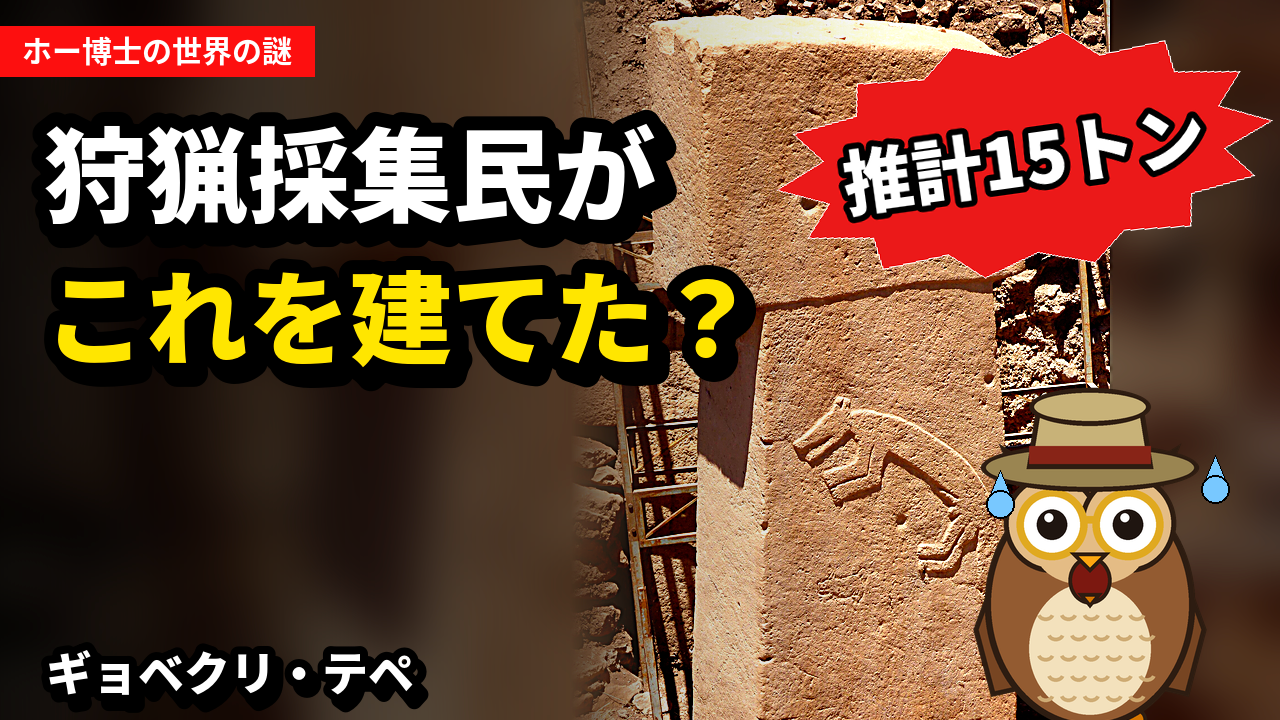
#> input picture nazo/manual/gobekli/thumb_J.png, 1280 x 720 px
$ python -i short3.py   (imports and definitions only)
#> lines starting #> are read from the running program, lines starting #| are printed output that depends on the picture
#> further down, picture is the input picture: PIL image 1280x720 RGB; mean R, G, B 112.6, 75.7, 54
# nazo/short3.py — 雑学ショート（縦型 1080x1920）。写真の使い回しで単調にならないよう、
#   文ごとに簡単なモーショングラフィックス（fx）を重ねる。冒頭はダイジェスト（今日の顔ぶれを一気見せ）。
#   台本: nazo/shorts/<ID>.json  実行: python nazo/short3.py <ID>
#   行のキー:
#     file / fit: "contain"（全体を見せる。既定）| "cover"（寄り） / zoom: [cx, cy, z0, z1]（coverのとき）
#     fx: [{type: stamp|count|vs|ring|warn|split|rank, ...}]  … 下の draw_fx を参照
#     digest: [{"file":..., "name":...}, ...]  … 冒頭の一気見せ
import json, math, os, re, subprocess, sys
from PIL import ImageOps, Image, ImageDraw, ImageFilter, ImageEnhance
sys.path.insert(0, "src"); sys.path.insert(0, "nazo")
import render, yomi, motion, se, m4_images, theme, mapfx, mosofx
CH_NAME = ("ずんだもんの", "脳がとける", "雑学")   # チャンネルのロゴの3段（台本の channel_name で変える）
LOGO_TH = "pink_grad"                           # ロゴ・ピンショット・アップの配色（台本の logo_theme）
THEME = None          # いまの文の配色（nazo/theme.py の名前）。None なら従来の見た目
_cache = {}


# [21 lines left out: functions styled, framed, not called in this run]

ZDIR = "assets/enc/parts"   # ずんだもん立ち絵の差分（坂本アヒル氏の素材から作成。暗号化して置き、制作時だけ復号）
_zp = {}


# [22 lines left out: functions zunda_img, zunda_big, not called in this run]


UP_MAX = 1.0                                     # アップを見せる秒数（2026-10-28 ゲンタ「アップが多すぎるし長い」）
SHAKE = {"泣き": 10, "青ざめ": 12, "焦り": 10, "驚き": 14, "怒り": 18}


# [84 lines left out: functions up_panel, manzai_panel, talk_panel, not called in this run]


DEFAULT_CH = ("ずんだもんの", "脳がとける", "雑学")
JINGLE = "assets/jingle_letsnotoke.wav"          # tools/jingle.py で作るオリジナルのジングル
JINGLE_VOICE = "assets/jingle_letsnotoke_voice.wav"   # 口パク用（歌声だけ）
DANCE_POSES = [("笑顔", False), ("指差し", False), ("ドヤ", True), ("指差し", True), ("笑顔", False), ("驚き", True)]
DANCE_BEAT = 0.375   # ジングル（160BPM）の拍に合わせる


# [45 lines left out: functions zunda_dance, dance_panel, voiced_len, mouth_levels, not called in this run]


ZH = 400            # 立ち絵の高さ（px）

W, H, FPS = 1080, 1920, 30
YEL, BLK, WHT, RED = (255, 226, 0), (0, 0, 0), (255, 255, 255), (220, 40, 40)
PY, PH = 250, 960                  # 絵の帯
TEL_Y = 1235
SPEED, GAP = 1.2, 0.04
B = "build_short3"


def ease(x):
    x = min(max(x, 0), 1)
    return 1 - (1 - x) ** 3


def back(x):
    return motion.back(min(max(x, 0), 1))


# [13 lines left out: functions cover, contain, not called in this run]


def panel_bg(src):
    return ImageEnhance.Brightness(cover(src, 0.5, 0.5, 1.2, W, PH).filter(ImageFilter.GaussianBlur(28))).enhance(0.45)


def big_text(d, x, y, text, size, fg, stroke=10, sfill=BLK, anchor="mm"):
    d.text((x, y), text, font=motion.font(size), fill=fg, stroke_width=stroke, stroke_fill=sfill, anchor=anchor)


def _busy(im):
    """写真の「見どころ」の強さの地図（0〜1）。輪郭がくっきりした所（ピントの合った被写体）ほど大きい。
    ボケた背景・空・地面の広い所は小さく出る"""
    import numpy as _np
    g = im.convert("L").resize((im.width // 4 or 1, im.height // 4 or 1), Image.BILINEAR).filter(ImageFilter.GaussianBlur(1))
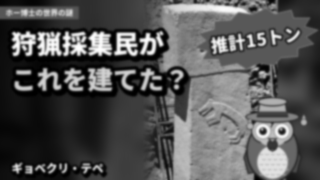
#> g: PIL image 320x180 L; min 0, max 255, mean 84
    a = _np.asarray(g, dtype=_np.float32)
    gx = _np.zeros_like(a); gy = _np.zeros_like(a)
    gx[:, 1:-1] = a[:, 2:] - a[:, :-2]; gy[1:-1, :] = a[2:, :] - a[:-2, :]
#> after `gx[:, 1:-1] = a[:, 2:] - a[:, :-2]`:
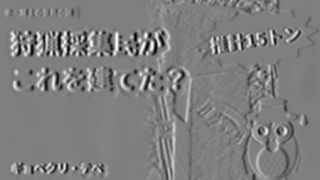
#> gx: shape (180, 320) float32; min -162, max 163, mean 0.2; drawn with min black and max white
#> after `gy[1:-1, :] = a[2:, :] - a[:-2, :]`:
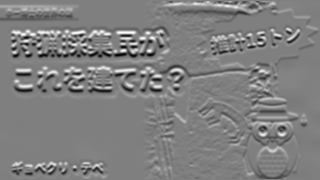
#> gy: shape (180, 320) float32; min -162, max 161, mean 0.1; drawn with min black and max white
    m = Image.fromarray(_np.clip(_np.hypot(gx, gy) * 4, 0, 255).astype(_np.uint8)).filter(ImageFilter.BoxBlur(5))
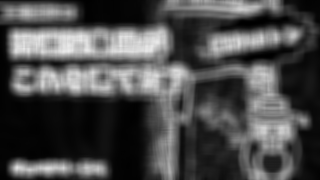
#> m: PIL image 320x180 L; min 0, max 236, mean 76.3
    m = _np.asarray(m.resize((im.width, im.height), Image.BILINEAR), dtype=_np.float32)
#> m: shape (720, 1280) float32
    return m / max(float(_np.percentile(m, 97)), 1e-3)


# [168 lines left out: functions auto_y, draw_fx, not called in this run]


DIGEST_PER = 0.17   # 冒頭の一気見せ：1枚ごとの間隔（ぽんぽんぽんぽん）


# [318 lines left out: functions digest_frame, build, not called in this run]


# [2 lines not run here, left out]

>>> from PIL import Image
>>> picture = Image.open('manual/gobekli/thumb_J.png')
>>> result = _busy(picture)
